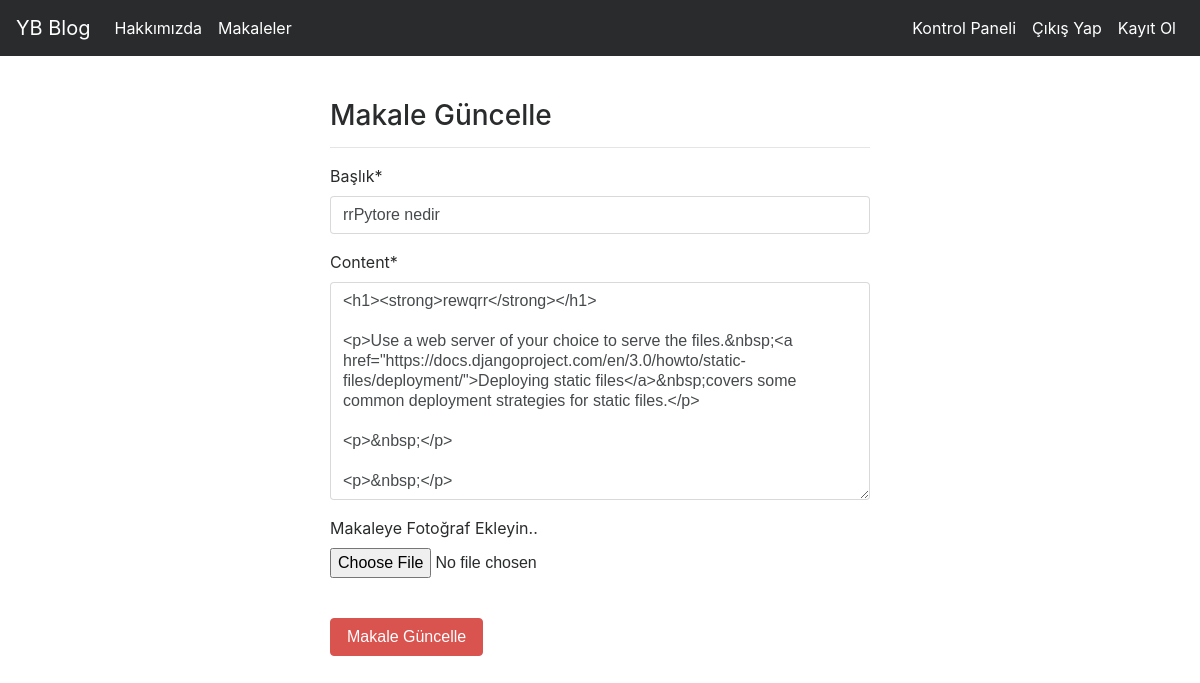
Screenshot of /articles/update/20 (signed in) with the database file from the repository.
### article/models.py (models this page shows, shortened)
class Article(models.Model):
    author=models.ForeignKey("auth.user",on_delete=models.CASCADE,verbose_name="Yazar")
    title= models.CharField(max_length=50,verbose_name="Başlık")
    content=RichTextField()
    created_date=models.DateTimeField(auto_now_add=True,verbose_name="Oluşturulma Tarihi")
    article_image=models.FileField(blank=True, null=True,verbose_name="Makaleye Fotoğraf Ekleyin..")
    class Meta:
        ordering = ['-created_date']

### article/views.py (the view)
# urls.py: path('update/<int:id>',views.updateArticle, name="update"),
@login_required(login_url="user:login")
def updateArticle(request,id):
    article=get_object_or_404(Article,id=id)
    form=ArticleForm(request.POST or None, request.FILES or None, instance=article)
    if form.is_valid():
        article=form.save(commit=False)
        article.author=request.user
        article.save()
        messages.success(request,"Makale Başarıyla Güncellendi..")
        return redirect("article:dashboard")
    return render(request,"update.html",{"form":form})

### article/forms.py
class ArticleForm(forms.ModelForm):
    class Meta:
            model=Article
            fields=["title","content","article_image"]

### templates/update.html (shortened to what this page needs)
{% extends "layout.html" %}
{% block body %}
{% load crispy_forms_tags %}
<div class="row">
    <div class="col-md-6 offset-md-3">
    <h3>Makale Güncelle</h3>
    <hr>
    <form method="post" enctype="multipart/form-data">
        {{form|crispy}}
    <br>
    <button type="submit" class="btn btn-danger">Makale Güncelle</button>
    </form>
</div>
{% endblock body %}

### rows the page displays
Article: title "rrPytore nedir", content "<h1><strong>rewqrr</strong></h1> <p>Use a web server of your choice to serve the files.&nbsp;<a href=\"https://docs.djangoproject.com/en/3.0/howto/static-files/deployment/\">Deploying static files</a>&nbsp;covers some common deployment strategies for static files.</p> <p>&nbsp;</p> <p>&nbsp;</p>"
